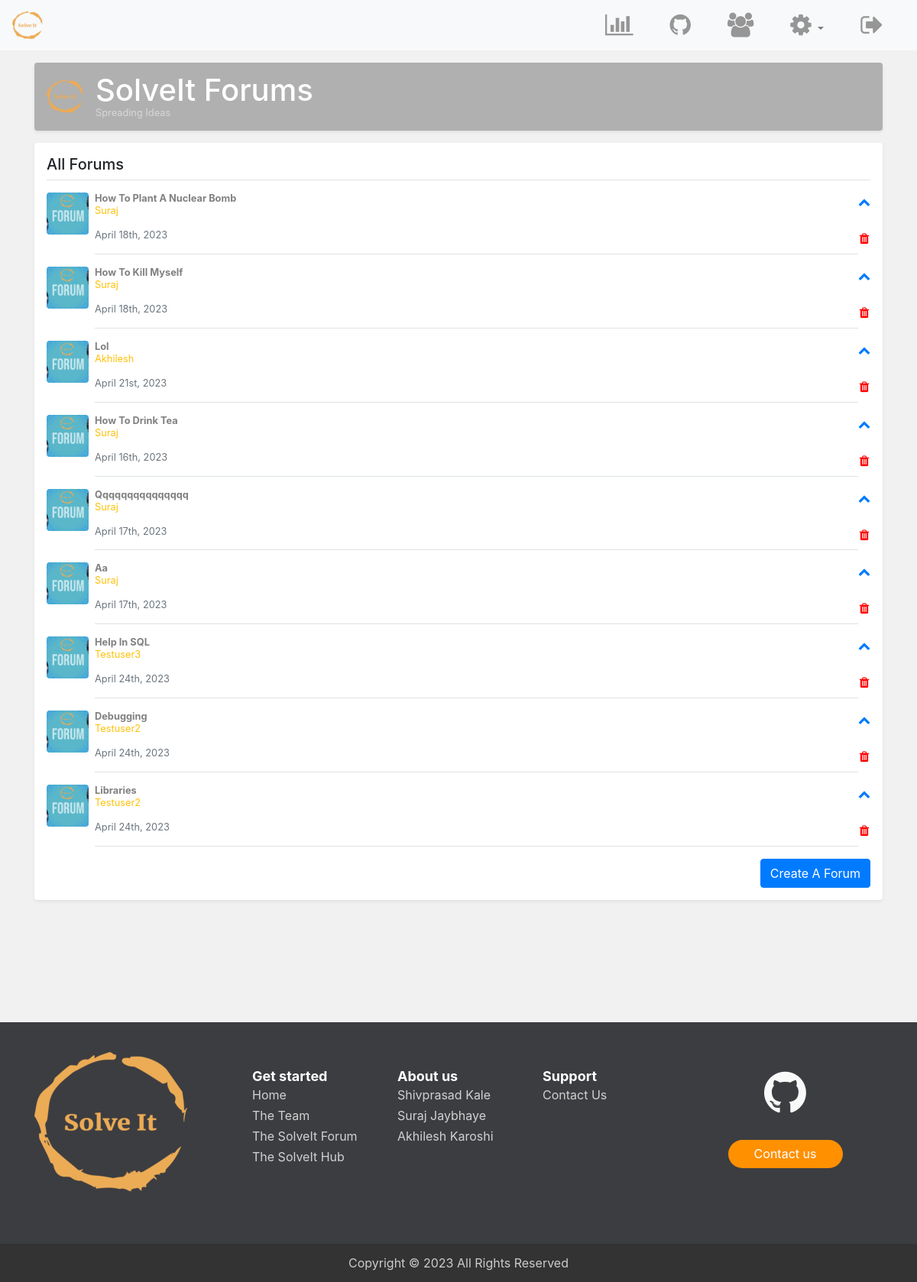
Page /topics.php (signed in) on the committed database.
### tables this page shows
CREATE TABLE `topics` (
  `topic_id` int(8) NOT NULL,
  `topic_subject` varchar(255) NOT NULL,
  `topic_date` datetime NOT NULL,
  `topic_cat` int(8) NOT NULL,
  `topic_by` int(8) NOT NULL
);

CREATE TABLE `users` (
  `idUsers` int(11) NOT NULL,
  `userLevel` int(11) NOT NULL DEFAULT '0',
  `f_name` varchar(50) NOT NULL,
  `l_name` varchar(50) NOT NULL,
  `uidUsers` tinytext NOT NULL,
  `emailUsers` tinytext NOT NULL,
  `pwdUsers` longtext NOT NULL,
  `gender` char(1) NOT NULL,
  `headline` varchar(500) DEFAULT NULL,
  `bio` varchar(4000) DEFAULT NULL,
  `userImg` varchar(500) DEFAULT 'default.png'
);

### topics.php (the view, shortened to what this page needs)
<?php
    require 'includes/dbh.inc.php';
    include 'includes/HTML-head.php';
?>
	<link rel="stylesheet" type="text/css" href="css/list-page.css">
    </head>
    <body style="background: #f1f1f1">
        <?php
            include 'includes/navbar.php';
        ?>
        <main role="main" class="container">
      <div class="d-flex align-items-center p-3 my-3 text-white-50 bg-purple rounded shadow-sm">
          <img class="mr-3" src="img/100.png" alt="" width="48" height="48">
        <div class="lh-100">
          <h1 class="mb-0 text-white lh-100">SolveIt Forums</h1>
          <small>Spreading Ideas</small>
        </div>
      </div>
      <div class="my-3 p-3 bg-white rounded shadow-sm">
          <h5 class="border-bottom border-gray pb-2 mb-0">
                <?php
                    if(isset($_GET['cat']))
                    {
                        echo '<a href="forum.php">Forums</a>
                        / <span style="color: #709fea ">'.ucwords($category['cat_name'])."</span>";
                    }
                    else
                    {
                        echo 'All Forums';
                    }
                ?>
          </h5>
        <?php
            $sql = "select topic_id, topic_subject, topic_date, topic_cat, topic_by, userImg, idUsers, uidUsers, cat_name, (
                            select sum(post_votes)
                        from posts
                        where post_topic = topic_id
                        ) as upvotes
                    from topics, users, categories
                    where ";
            $sql .= "topics.topic_by = users.idUsers
                    and topics.topic_cat = categories.cat_id
                    order by topic_id asc ";
            $stmt = mysqli_stmt_init($conn);
            if (!mysqli_stmt_prepare($stmt, $sql))
            {
                die('SQL error');
            }
            else
            {
                mysqli_stmt_execute($stmt);
                $result = mysqli_stmt_get_result($stmt);
                while ($row = mysqli_fetch_assoc($result))
                {
                    echo '<a href="posts.php?topic='.$row['topic_id'].'">
                        <div class="media text-muted pt-3">
                            <img src="img/forum-cover1.png" alt="" class="mr-2 rounded div-img">
                            <p class="media-body pb-3 mb-0 small lh-125 border-bottom border-gray">
                              <strong class="d-block text-gray-dark">'.ucwords($row['topic_subject']).'</strong></a>
                              <span class="text-warning">'.ucwords($row['uidUsers']).'</span><br><br>
                              '.date("F jS, Y", strtotime($row['topic_date'])).'
                            </p>
                            <span class="text-primary text-center">
                                <i class="fa fa-chevron-up" aria-hidden="true"></i><br>
                                    '.$row['upvotes'].'<br>';
                    if ($_SESSION['userLevel'] == 1 || $_SESSION['userId'] == $row['idUsers'])
                    {
                        echo '<a href="includes/delete-forum.php?id='.$row['topic_id'].'&page=topics" >
                                <i class="fa fa-trash" aria-hidden="true" style="color: red;"></i>
                              </a>
                            </span>';
                    }
                    else
                    {
                        echo '</span>';
                    }
                    echo '</span>
                            </div>';
                }
           }
        ?>
        <small class="d-block text-right mt-3">
            <a href="create-topic.php" class="btn btn-primary">Create A Forum</a>
        </small>
    </main>
        <?php include 'includes/footer.php'; ?>
    </body>
</html>

### css/styles.css (style rules this page uses)
html, body { height: 100%; }
img { max-width: 100%; }
a { text-decoration: none }
h1 { color: #ff9000; }
* { word-wrap: break-word; overflow-wrap: break-word; }
h1, h2, h3, h4, h5, h6, p, a, ul, span, li, img, inpot, button { margin: 0; padding: 0; }

### css/list-page.css (style rules this page uses)
html, body { overflow-x: hidden; }
.text-white-50 { color: rgba(255, 255, 255, .5); }
.bg-purple { background-color: #B0B0B0; }
.lh-100 { line-height: 1; }
.lh-125 { line-height: 1.25; }
.div-img { width: 55px; height: 55px; object-fit: cover; transition: transform .2s; }
a { color: gray; }

### rows in the picture
topics: topic_subject "How To Plant A Nuclear Bomb", topic_by.uidUsers "Suraj", topic_date "April 18th, 2023"
topics: topic_subject "How To Kill Myself", topic_by.uidUsers "Suraj", topic_date "April 18th, 2023"
topics: topic_subject "Lol", topic_by.uidUsers "Akhilesh", topic_date "April 21st, 2023"
topics: topic_subject "How To Drink Tea", topic_by.uidUsers "Suraj", topic_date "April 16th, 2023"
topics: topic_subject "Qqqqqqqqqqqqqqq", topic_by.uidUsers "Suraj", topic_date "April 17th, 2023"
topics: topic_subject "Aa", topic_by.uidUsers "Suraj", topic_date "April 17th, 2023"
topics: topic_subject "Help In SQL", topic_by.uidUsers "Testuser3", topic_date "April 24th, 2023"
topics: topic_subject "Debugging", topic_by.uidUsers "Testuser2", topic_date "April 24th, 2023"
topics: topic_subject "Libraries", topic_by.uidUsers "Testuser2", topic_date "April 24th, 2023"
